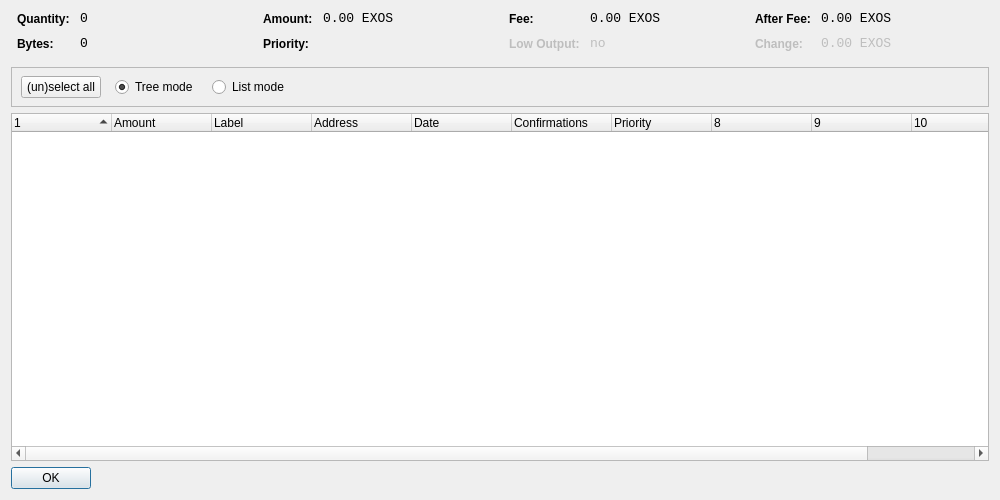
<?xml version="1.0" encoding="UTF-8"?>
<ui version="4.0">
 <class>CoinControlDialog</class>
 <widget class="QDialog" name="CoinControlDialog">
  <property name="geometry">
   <rect>
    <x>0</x>
    <y>0</y>
    <width>1000</width>
    <height>500</height>
   </rect>
  </property>
  <property name="windowTitle">
   <string>Coin Control</string>
  </property>
  <layout class="QVBoxLayout" name="verticalLayout">
   <item>
    <layout class="QHBoxLayout" name="horizontalLayoutTop" stretch="0,0,0,0">
     <property name="topMargin">
      <number>0</number>
     </property>
     <property name="bottomMargin">
      <number>10</number>
     </property>
     <item>
      <layout class="QFormLayout" name="formLayoutCoinControl1">
       <property name="horizontalSpacing">
        <number>10</number>
       </property>
       <property name="verticalSpacing">
        <number>10</number>
       </property>
       <property name="leftMargin">
        <number>6</number>
       </property>
       <property name="rightMargin">
        <number>6</number>
       </property>
       <item row="0" column="0">
        <widget class="QLabel" name="labelCoinControlQuantityText">
         <property name="styleSheet">
          <string notr="true">font-weight:bold;</string>
         </property>
         <property name="text">
          <string>Quantity:</string>
         </property>
        </widget>
       </item>
       <item row="0" column="1">
        <widget class="QLabel" name="labelCoinControlQuantity">
         <property name="font">
          <font>
           <family>Monospace</family>
           <pointsize>10</pointsize>
          </font>
         </property>
         <property name="cursor">
          <cursorShape>IBeamCursor</cursorShape>
         </property>
         <property name="contextMenuPolicy">
          <enum>Qt::ActionsContextMenu</enum>
         </property>
         <property name="text">
          <string notr="true">0</string>
         </property>
         <property name="textInteractionFlags">
          <set>Qt::LinksAccessibleByMouse|Qt::TextSelectableByKeyboard|Qt::TextSelectableByMouse</set>
         </property>
        </widget>
       </item>
       <item row="1" column="0">
        <widget class="QLabel" name="labelCoinControlBytesText">
         <property name="styleSheet">
          <string notr="true">font-weight:bold;</string>
         </property>
         <property name="text">
          <string>Bytes:</string>
         </property>
        </widget>
       </item>
       <item row="1" column="1">
        <widget class="QLabel" name="labelCoinControlBytes">
         <property name="font">
          <font>
           <family>Monospace</family>
           <pointsize>10</pointsize>
          </font>
         </property>
         <property name="cursor">
          <cursorShape>IBeamCursor</cursorShape>
         </property>
         <property name="contextMenuPolicy">
          <enum>Qt::ActionsContextMenu</enum>
         </property>
         <property name="text">
          <string notr="true">0</string>
         </property>
         <property name="textInteractionFlags">
          <set>Qt::LinksAccessibleByMouse|Qt::TextSelectableByKeyboard|Qt::TextSelectableByMouse</set>
         </property>
        </widget>
       </item>
      </layout>
     </item>
     <item>
      <layout class="QFormLayout" name="formLayoutCoinControl2">
       <property name="horizontalSpacing">
        <number>10</number>
       </property>
       <property name="verticalSpacing">
        <number>10</number>
       </property>
       <property name="leftMargin">
        <number>6</number>
       </property>
       <property name="rightMargin">
        <number>6</number>
       </property>
       <item row="0" column="0">
        <widget class="QLabel" name="labelCoinControlAmountText">
         <property name="styleSheet">
          <string notr="true">font-weight:bold;</string>
         </property>
         <property name="text">
          <string>Amount:</string>
         </property>
        </widget>
       </item>
       <item row="0" column="1">
        <widget class="QLabel" name="labelCoinControlAmount">
         <property name="font">
          <font>
           <family>Monospace</family>
           <pointsize>10</pointsize>
          </font>
         </property>
         <property name="cursor">
          <cursorShape>IBeamCursor</cursorShape>
         </property>
         <property name="contextMenuPolicy">
          <enum>Qt::ActionsContextMenu</enum>
         </property>
         <property name="text">
          <string notr="true">0.00 EXOS</string>
         </property>
         <property name="textInteractionFlags">
          <set>Qt::LinksAccessibleByMouse|Qt::TextSelectableByKeyboard|Qt::TextSelectableByMouse</set>
         </property>
        </widget>
       </item>
       <item row="1" column="0">
        <widget class="QLabel" name="labelCoinControlPriorityText">
         <property name="styleSheet">
          <string notr="true">font-weight:bold;</string>
         </property>
         <property name="text">
          <string>Priority:</string>
         </property>
        </widget>
       </item>
       <item row="1" column="1">
        <widget class="QLabel" name="labelCoinControlPriority">
         <property name="font">
          <font>
           <family>Monospace</family>
           <pointsize>10</pointsize>
          </font>
         </property>
         <property name="cursor">
          <cursorShape>IBeamCursor</cursorShape>
         </property>
         <property name="contextMenuPolicy">
          <enum>Qt::ActionsContextMenu</enum>
         </property>
         <property name="text">
          <string/>
         </property>
         <property name="textInteractionFlags">
          <set>Qt::LinksAccessibleByMouse|Qt::TextSelectableByKeyboard|Qt::TextSelectableByMouse</set>
         </property>
        </widget>
       </item>
      </layout>
     </item>
     <item>
      <layout class="QFormLayout" name="formLayoutCoinControl3">
       <property name="horizontalSpacing">
        <number>10</number>
       </property>
       <property name="verticalSpacing">
        <number>10</number>
       </property>
       <property name="leftMargin">
        <number>6</number>
       </property>
       <property name="rightMargin">
        <number>6</number>
       </property>
       <item row="0" column="0">
        <widget class="QLabel" name="labelCoinControlFeeText">
         <property name="styleSheet">
          <string notr="true">font-weight:bold;</string>
         </property>
         <property name="text">
          <string>Fee:</string>
         </property>
        </widget>
       </item>
       <item row="0" column="1">
        <widget class="QLabel" name="labelCoinControlFee">
         <property name="font">
          <font>
           <family>Monospace</family>
           <pointsize>10</pointsize>
          </font>
         </property>
         <property name="cursor">
          <cursorShape>IBeamCursor</cursorShape>
         </property>
         <property name="contextMenuPolicy">
          <enum>Qt::ActionsContextMenu</enum>
         </property>
         <property name="text">
          <string notr="true">0.00 EXOS</string>
         </property>
         <property name="textInteractionFlags">
          <set>Qt::LinksAccessibleByMouse|Qt::TextSelectableByKeyboard|Qt::TextSelectableByMouse</set>
         </property>
        </widget>
       </item>
       <item row="1" column="0">
        <widget class="QLabel" name="labelCoinControlLowOutputText">
         <property name="enabled">
          <bool>false</bool>
         </property>
         <property name="styleSheet">
          <string notr="true">font-weight:bold;</string>
         </property>
         <property name="text">
          <string>Low Output:</string>
         </property>
        </widget>
       </item>
       <item row="1" column="1">
        <widget class="QLabel" name="labelCoinControlLowOutput">
         <property name="enabled">
          <bool>false</bool>
         </property>
         <property name="font">
          <font>
           <family>Monospace</family>
           <pointsize>10</pointsize>
          </font>
         </property>
         <property name="cursor">
          <cursorShape>IBeamCursor</cursorShape>
         </property>
         <property name="contextMenuPolicy">
          <enum>Qt::ActionsContextMenu</enum>
         </property>
         <property name="text">
          <string notr="true">no</string>
         </property>
         <property name="textInteractionFlags">
          <set>Qt::LinksAccessibleByMouse|Qt::TextSelectableByKeyboard|Qt::TextSelectableByMouse</set>
         </property>
        </widget>
       </item>
      </layout>
     </item>
     <item>
      <layout class="QFormLayout" name="formLayoutCoinControl4">
       <property name="horizontalSpacing">
        <number>10</number>
       </property>
       <property name="verticalSpacing">
        <number>10</number>
       </property>
       <property name="leftMargin">
        <number>6</number>
       </property>
       <property name="rightMargin">
        <number>6</number>
       </property>
       <item row="0" column="0">
        <widget class="QLabel" name="labelCoinControlAfterFeeText">
         <property name="styleSheet">
          <string notr="true">font-weight:bold;</string>
         </property>
         <property name="text">
          <string>After Fee:</string>
         </property>
        </widget>
       </item>
       <item row="0" column="1">
        <widget class="QLabel" name="labelCoinControlAfterFee">
         <property name="font">
          <font>
           <family>Monospace</family>
           <pointsize>10</pointsize>
          </font>
         </property>
         <property name="cursor">
          <cursorShape>IBeamCursor</cursorShape>
         </property>
         <property name="contextMenuPolicy">
          <enum>Qt::ActionsContextMenu</enum>
         </property>
         <property name="text">
          <string notr="true">0.00 EXOS</string>
         </property>
         <property name="textInteractionFlags">
          <set>Qt::LinksAccessibleByMouse|Qt::TextSelectableByKeyboard|Qt::TextSelectableByMouse</set>
         </property>
        </widget>
       </item>
       <item row="1" column="0">
        <widget class="QLabel" name="labelCoinControlChangeText">
         <property name="enabled">
          <bool>false</bool>
         </property>
         <property name="styleSheet">
          <string notr="true">font-weight:bold;</string>
         </property>
         <property name="text">
          <string>Change:</string>
         </property>
        </widget>
       </item>
       <item row="1" column="1">
        <widget class="QLabel" name="labelCoinControlChange">
         <property name="enabled">
          <bool>false</bool>
         </property>
         <property name="font">
          <font>
           <family>Monospace</family>
           <pointsize>10</pointsize>
          </font>
         </property>
         <property name="cursor">
          <cursorShape>IBeamCursor</cursorShape>
         </property>
         <property name="contextMenuPolicy">
          <enum>Qt::ActionsContextMenu</enum>
         </property>
         <property name="text">
          <string notr="true">0.00 EXOS</string>
         </property>
         <property name="textInteractionFlags">
          <set>Qt::LinksAccessibleByMouse|Qt::TextSelectableByKeyboard|Qt::TextSelectableByMouse</set>
         </property>
        </widget>
       </item>
      </layout>
     </item>
    </layout>
   </item>
   <item>
    <widget class="QFrame" name="frame">
     <property name="minimumSize">
      <size>
       <width>0</width>
       <height>40</height>
      </size>
     </property>
     <property name="frameShape">
      <enum>QFrame::StyledPanel</enum>
     </property>
     <property name="frameShadow">
      <enum>QFrame::Sunken</enum>
     </property>
     <widget class="QWidget" name="horizontalLayoutWidget">
      <property name="geometry">
       <rect>
        <x>10</x>
        <y>0</y>
        <width>781</width>
        <height>41</height>
       </rect>
      </property>
      <layout class="QHBoxLayout" name="horizontalLayoutPanel" stretch="0,0,0,0,0">
       <property name="spacing">
        <number>14</number>
       </property>
       <item>
        <widget class="QPushButton" name="pushButtonSelectAll">
         <property name="sizePolicy">
          <sizepolicy hsizetype="Maximum" vsizetype="Fixed">
           <horstretch>0</horstretch>
           <verstretch>0</verstretch>
          </sizepolicy>
         </property>
         <property name="text">
          <string>(un)select all</string>
         </property>
        </widget>
       </item>
       <item>
        <widget class="QRadioButton" name="radioTreeMode">
         <property name="sizePolicy">
          <sizepolicy hsizetype="Maximum" vsizetype="Fixed">
           <horstretch>0</horstretch>
           <verstretch>0</verstretch>
          </sizepolicy>
         </property>
         <property name="text">
          <string>Tree mode</string>
         </property>
         <property name="checked">
          <bool>true</bool>
         </property>
        </widget>
       </item>
       <item>
        <widget class="QRadioButton" name="radioListMode">
         <property name="sizePolicy">
          <sizepolicy hsizetype="Maximum" vsizetype="Fixed">
           <horstretch>0</horstretch>
           <verstretch>0</verstretch>
          </sizepolicy>
         </property>
         <property name="text">
          <string>List mode</string>
         </property>
        </widget>
       </item>
       <item>
        <spacer name="horizontalSpacer">
         <property name="orientation">
          <enum>Qt::Horizontal</enum>
         </property>
         <property name="sizeHint" stdset="0">
          <size>
           <width>40</width>
           <height>20</height>
          </size>
         </property>
        </spacer>
       </item>
      </layout>
     </widget>
    </widget>
   </item>
   <item>
    <widget class="CoinControlTreeWidget" name="treeWidget">
     <property name="contextMenuPolicy">
      <enum>Qt::CustomContextMenu</enum>
     </property>
     <property name="sortingEnabled">
      <bool>false</bool>
     </property>
     <property name="columnCount">
      <number>11</number>
     </property>
     <attribute name="headerShowSortIndicator" stdset="0">
      <bool>true</bool>
     </attribute>
     <attribute name="headerStretchLastSection">
      <bool>false</bool>
     </attribute>
     <column>
      <property name="text">
       <string/>
      </property>
     </column>
     <column>
      <property name="text">
       <string>Amount</string>
      </property>
     </column>
     <column>
      <property name="text">
       <string>Label</string>
      </property>
     </column>
     <column>
      <property name="text">
       <string>Address</string>
      </property>
     </column>
     <column>
      <property name="text">
       <string>Date</string>
      </property>
     </column>
     <column>
      <property name="text">
       <string>Confirmations</string>
      </property>
      <property name="toolTip">
       <string>Confirmed</string>
      </property>
     </column>
     <column>
      <property name="text">
       <string>Priority</string>
      </property>
     </column>
     <column>
      <property name="text">
       <string/>
      </property>
     </column>
     <column>
      <property name="text">
       <string/>
      </property>
     </column>
     <column>
      <property name="text">
       <string/>
      </property>
     </column>
     <column>
      <property name="text">
       <string/>
      </property>
     </column>
    </widget>
   </item>
   <item>
    <widget class="QDialogButtonBox" name="buttonBox">
     <property name="sizePolicy">
      <sizepolicy hsizetype="Maximum" vsizetype="Fixed">
       <horstretch>0</horstretch>
       <verstretch>0</verstretch>
      </sizepolicy>
     </property>
     <property name="orientation">
      <enum>Qt::Horizontal</enum>
     </property>
     <property name="standardButtons">
      <set>QDialogButtonBox::Ok</set>
     </property>
    </widget>
   </item>
  </layout>
 </widget>
 <customwidgets>
  <customwidget>
   <class>CoinControlTreeWidget</class>
   <extends>QTreeWidget</extends>
   <header>coincontroltreewidget.h</header>
  </customwidget>
 </customwidgets>
 <resources/>
 <connections/>
</ui>
